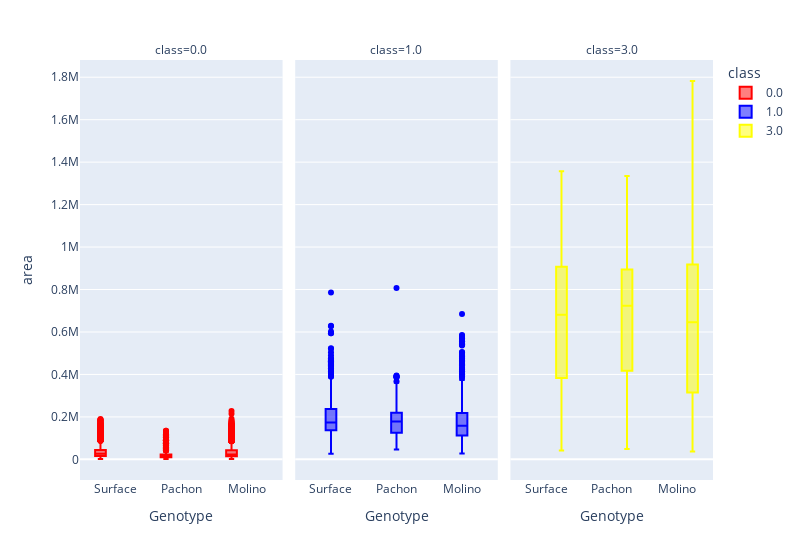

The notebook cell saved with this chart:
### Code cell
f = px.box(df, x='Genotype', y='area', facet_col='class', color='class', color_discrete_map=color_map, category_orders=category_orders, width=800)
f.write_html(current_dir + 'Areas_'+variant+'.html')
f.write_image(current_dir + 'Areas_'+variant+'.png')
f

### Figure 1 — Plotly figure (JSON) as saved in the notebook; plotly's stock layout.template omitted (floating-point values rounded to 4 significant figures; data arrays with more than 128 entries replaced by an {"elided": "..."} marker saying what was removed)
{"data": [{"alignmentgroup": "True", "hovertemplate": "class=0.0<br>Genotype=%{x}<br>area=%{y}<extra></extra>", "legendgroup": "0.0", "marker": {"color": "red"}, "name": "0.0", "notched": false, "offsetgroup": "0.0", "orientation": "v", "showlegend": true, "type": "box", "x": {"elided": "8430 str values"}, "x0": " ", "xaxis": "x", "y": {"elided": "8430 float values"}, "y0": " ", "yaxis": "y"}, {"alignmentgroup": "True", "hovertemplate": "class=1.0<br>Genotype=%{x}<br>area=%{y}<extra></extra>", "legendgroup": "1.0", "marker": {"color": "blue"}, "name": "1.0", "notched": false, "offsetgroup": "1.0", "orientation": "v", "showlegend": true, "type": "box", "x": {"elided": "1516 str values"}, "x0": " ", "xaxis": "x2", "y": {"elided": "1516 float values"}, "y0": " ", "yaxis": "y2"}, {"alignmentgroup": "True", "hovertemplate": "class=3.0<br>Genotype=%{x}<br>area=%{y}<extra></extra>", "legendgroup": "3.0", "marker": {"color": "yellow"}, "name": "3.0", "notched": false, "offsetgroup": "3.0", "orientation": "v", "showlegend": true, "type": "box", "x": {"elided": "6610 str values"}, "x0": " ", "xaxis": "x3", "y": {"elided": "6610 float values"}, "y0": " ", "yaxis": "y3"}], "layout": {"annotations": [{"font": {}, "showarrow": false, "text": "class=0.0", "x": 0.16, "xanchor": "center", "xref": "paper", "y": 1, "yanchor": "bottom", "yref": "paper"}, {"font": {}, "showarrow": false, "text": "class=1.0", "x": 0.5, "xanchor": "center", "xref": "paper", "y": 1, "yanchor": "bottom", "yref": "paper"}, {"font": {}, "showarrow": false, "text": "class=3.0", "x": 0.84, "xanchor": "center", "xref": "paper", "y": 1, "yanchor": "bottom", "yref": "paper"}], "boxmode": "group", "legend": {"title": {"text": "class"}, "tracegroupgap": 0}, "margin": {"t": 60}, "width": 800, "xaxis": {"anchor": "y", "categoryarray": ["Surface", "Pachon", "Molino"], "categoryorder": "array", "domain": [0, 0.32], "title": {"text": "Genotype"}}, "xaxis2": {"anchor": "y2", "categoryarray": ["Surface", "Pachon", "Molino"], "categoryorder": "array", "domain": [0.34, 0.66], "matches": "x", "title": {"text": "Genotype"}}, "xaxis3": {"anchor": "y3", "categoryarray": ["Surface", "Pachon", "Molino"], "categoryorder": "array", "domain": [0.68, 1.0], "matches": "x", "title": {"text": "Genotype"}}, "yaxis": {"anchor": "x", "domain": [0, 1], "title": {"text": "area"}}, "yaxis2": {"anchor": "x2", "domain": [0, 1], "matches": "y", "showticklabels": false}, "yaxis3": {"anchor": "x3", "domain": [0, 1], "matches": "y", "showticklabels": false}}}
